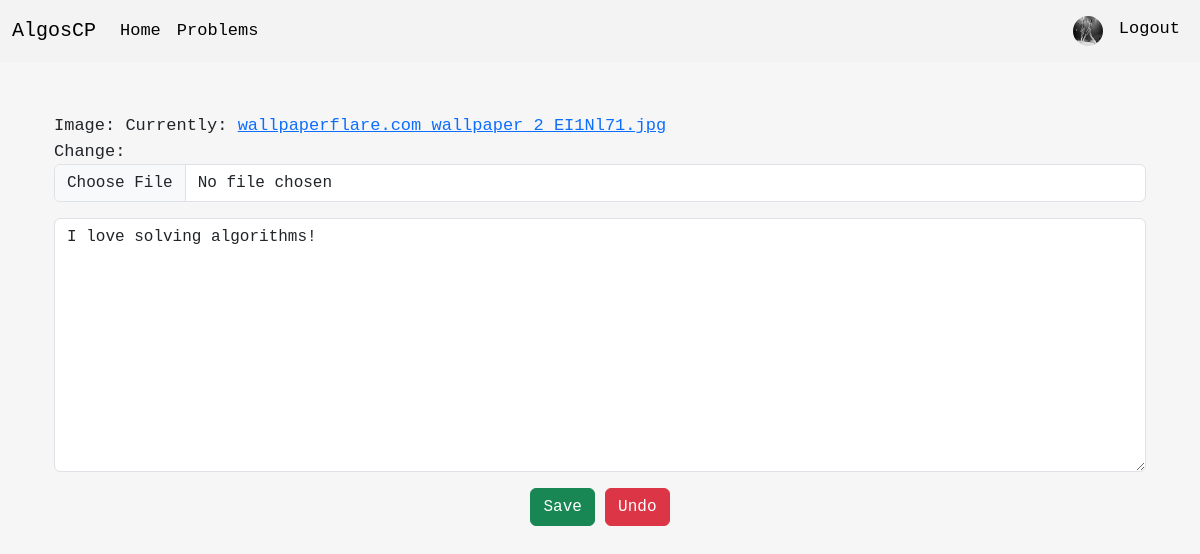
Page /users/edit-profile (signed in) on the earlier database version.
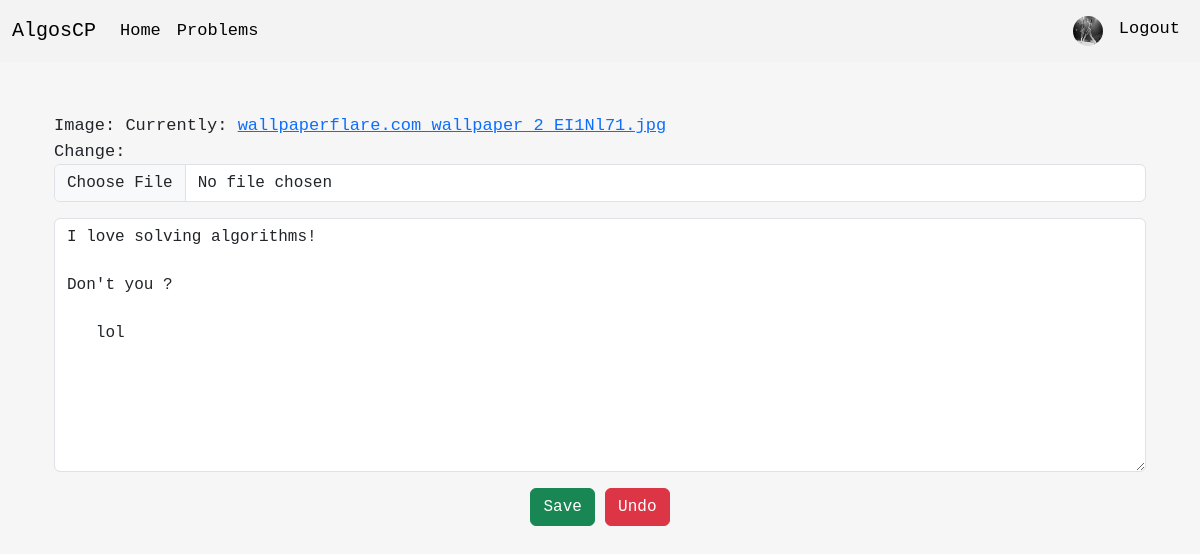
Same page on the later database version.
### users/models.py (models this page shows, shortened)
class Profile(models.Model):
    user = models.OneToOneField(User, on_delete = models.CASCADE)
    image = models.ImageField(default = 'default.jpg', upload_to = 'profile_pictures/')
    description = models.TextField(default = '', blank = True)

### users/views.py (the view)
# urls.py: path('users/edit-profile', views.edit_profile, name='edit-profile'),
def edit_profile(request):
    if request.user.is_authenticated:
        profile = Profile.objects.get(user = request.user.id)
        form = EditProfileForm(request.POST or None, request.FILES or None, instance = profile)
        if request.method == 'POST' and form.is_valid():
            form.save()
            return redirect('profile', username = request.user)
        return render(request, 'edit_profile.html', {'form': form})
    return render(request, 'login_required.html', {})

### users/forms.py
class EditProfileForm(ModelForm):
    class Meta:
        model = Profile
        fields = ('image', 'description')
    def __init__(self, *args, **kwargs):
        super(EditProfileForm, self).__init__(*args, **kwargs)
        self.fields['description'].widget.attrs['class'] = 'form-control'
        self.fields['description'].label = ''
        self.fields['image'].widget.attrs['class'] = 'form-control'

### users/templates/edit_profile.html (shortened to what this page needs)
{% extends 'base.html' %}
{% block content %}
  <div class="container-sm">
    <form action="" method="POST" enctype="multipart/form-data">
      {{ form.as_p }}
      <center>
        <input type="submit" value="Save" class="btn btn-success"/>
        <input type="reset" value="Undo" class="btn btn-danger"/>
      </center>
    </form>
  </div>
  <br>
{% endblock %}

Differences in the rows shown:
changed Profile: description "I love solving algorithms!" → "I love solving algorithms! Don't you ? lol"
